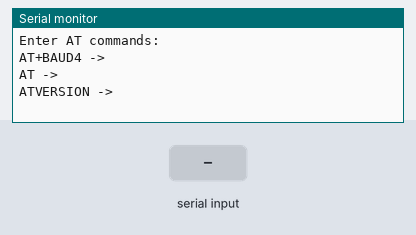
Bench run of a sketch on a simulated Arduino Uno, built with avr-gcc and run on an emulated ATmega328P. Parts: the last lines printed to the serial monitor. The test bench sets the inputs (shaded band).

Above: at 6.2 s.
6.3 s: "1" received over the second serial link
At 7.5 s:
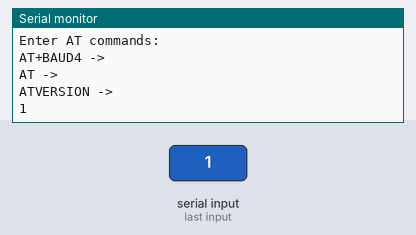
7.8 s: "0" received over the second serial link
At 8.7 s:
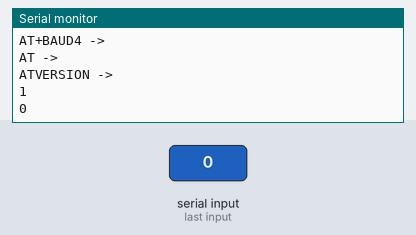

Measured:
- after the input at 6.3 s, the serial monitor: prints a new line at once (image 1)
- after the input at 7.8 s, the serial monitor: prints a new line at once (image 2)

The sketch:

setup.ino
```cpp
// Basic Bluetooth sketch HC-06_01
// Connect the Hc-06 module and communicate using the serial monitor
//
// The HC-06 defaults to AT mode when first powered on.
// The default baud rate is 9600
// The Hc-06 requires all AT commands to be in uppercase. NL+CR should not be added to the command string
//


#include <SoftwareSerial.h>
SoftwareSerial BTserial(2, 3); // RX | TX
// Connect the HC-06 TX to the Arduino RX on pin 2.
// Connect the HC-06 RX to the Arduino TX on pin 3 through a voltage divider.
//

String command = "";
void setup()
{
  pinMode(0, INPUT_PULLUP);
  Serial.begin(9600);
  Serial.println("Enter AT commands:");

  // HC-06 default serial speed is 9600
  BTserial.begin(9600);

  delay(1000);
  Serial.println("AT+BAUD4 ->");
  BTserial.print("AT+BAUD4");
  delay(2000);
  Serial.println("AT ->");
  BTserial.print("AT");
  delay(2000);
  Serial.println("ATVERSION ->");
  BTserial.print("ATVERSION");
}

void loop()
{
    if (BTserial.available())
    {
      while(BTserial.available()) {
        command += (char)BTserial.read();
        delay(10);
      }
      Serial.println(command);
      command = "";
    }
    if (Serial.available())
    {
      delay(20);
      BTserial.write(Serial.read());
    }
}
```

bluetooth.cpp
```cpp
/*
 *  This is an Arduino class written for the HC-06 Bluetooth module
 *  It uses the SoftwareSerial library
 *
 *  Author: dennistreysa
 *
 *  Last Changed: 2017-02-04
 */

#include "bluetooth.h"


/*
 *  Constructor of Bluetooth class
 *
 *  @param
 *      RX          : Number of the pin that shall be used as RX
 *      TX          : Number of the pin that shall be used as TX
 *      _baudrate   : The baudrate the controller should use
 */
Bluetooth::Bluetooth (unsigned int RX, unsigned int TX, unsigned int baudrate) {

    this->_RXPin = RX;
    this->_TXPin = TX;
    this->_baudrate = baudrate;

    this->_btSerialDevice = new SoftwareSerial(RX, TX);

    // Init strings
    memset(this->_messageBuffer, 0, sizeof(this->_messageBuffer));
    memset(this->_deviceName, 0, sizeof(this->_deviceName));
    memset(this->_devicePin, 0, sizeof(this->_devicePin));
}


/*
 */
Bluetooth::~Bluetooth () {
    delete this->_btSerialDevice;
}


/*
 *  Initializes the bluetooth controller
 */
void Bluetooth::Begin () {
    this->_btSerialDevice->begin(this->_baudrate);
    delay(BT_DEV_WRITE_WAIT);

    this->_btSerialDevice->write("AT");
    delay(BT_DEV_WRITE_WAIT);

    this->_initialized = true;

    this->setBaudrate(this->_baudrate);

    this->_clearSerial();
}


/*
 *  Resets the bluetooth controller
 */
void Bluetooth::Reset () {
    if (this->_initialized) {
        strcpy(this->_messageBuffer, "AT+RESET");
        this->_write();
    }
}


/*
 *  Read serial data from the device (if present).
 *
 *  @param
 *      buffer      : A buffer to store the read seria data
 *      bufferSize  : The maximum number of bytes the buffer can hold
 *
 *  @return
 *      The real number of bytes that were read from the serial
 */
int Bluetooth::Read (char buffer[], int bufferSize) {

    int bytesRead = 0;

    if (bufferSize > 0) {
        while (this->_btSerialDevice->available() && bytesRead < bufferSize) {
            buffer[bytesRead] = this->_btSerialDevice->read();
            bytesRead++;
        }
    }

    return bytesRead;
}


void Bluetooth::Write (char buffer[]) {
    this->_btSerialDevice->write(buffer);
}

void Bluetooth::_clearSerial () {

    volatile char trash;

    while (this->_btSerialDevice->available()) {
        trash = this->_btSerialDevice->read();
    }
}


/*
 *  Internal function to write the buffer to the serial and wait some while
 */
void Bluetooth::_write () {
    this->Write(this->_messageBuffer);
    delay(BT_DEV_WRITE_WAIT);
}


/*
 *  Internal function to write the buffer to the serial and write back answer
 *  to a buffer
 *
 *  @param
 *      buffer : A buffer to write the answer to
 */
void Bluetooth::_writeReceive (char buffer[]) {
    int index = 0;

    this->_clearSerial();

    this->_write();

    while (this->_btSerialDevice->available()) {
        buffer[index] = this->_btSerialDevice->read();
        index++;
    }

    buffer[index] = '\0';
}


/*
 *  Sets the device baudrate
 *
 *  @param
 *      baudrate :  The new baudrate of the device
 */
void Bluetooth::setBaudrate (unsigned int baudrate) {

    /*
        1---1200
        2---2400
        3---4800
        4---9600    --> default
        5---19200
        6---38400
        7---57600
        8---115200
        9---230400
        A---460800
        B---921600
        C---1382400
    */
    if (this->_initialized) {

        this->_baudrate = baudrate;

        strcpy(this->_messageBuffer, "AT+BAUD");

        switch (baudrate) {
            case 1200 : {
                strcat(this->_messageBuffer, "1");
                break;
            }
            case 2400 : {
                strcat(this->_messageBuffer, "2");
                break;
            }
            case 4800 : {
                strcat(this->_messageBuffer, "3");
                break;
            }
            case 9600 : {
                strcat(this->_messageBuffer, "4");
                break;
            }
            case 19200 : {
                strcat(this->_messageBuffer, "5");
                break;
            }
            case 38400 : {
                strcat(this->_messageBuffer, "6");
                break;
            }
            case 57600 : {
                strcat(this->_messageBuffer, "7");
                break;
            }
            case 115200 : {
                strcat(this->_messageBuffer, "8");
                break;
            }
            case 230400 : {
                strcat(this->_messageBuffer, "9");
                break;
            }
            case 460800 : {
                strcat(this->_messageBuffer, "10");
                break;
            }
            case 921600 : {
                strcat(this->_messageBuffer, "11");
                break;
            }
            case 1382400 : {
                strcat(this->_messageBuffer, "12");
                break;
            }
            default : {
                // Fallback to default
                this->_baudrate = BT_DEV_DEFAULT_BAUDRATE;
                strcat(this->_messageBuffer, "4");
                break;
            }
        }

        this->_write();
    }
}


/*
 *  Sets the name of the device
 *
 *  @param
 *      name :  The new name of the device
 */
void Bluetooth::setDeviceName (const char name[]) {

    if (strlen(name) <= BT_DEV_MAX_DEV_NAME) {
        strcpy(this->_messageBuffer, "AT+NAME");
        strcat(this->_messageBuffer, name);

        strcpy(this->_deviceName, name);

        this->_write();
    }
}


/*
 *  Sets the pin of the device
 *
 *  @param
 *      pin: The new pin of the device
 */
void Bluetooth::setDevicePin (const char pin[]) {
    if (strlen(pin) == 4) {
        for (int c = 0; c < 4; c++) {
            if (pin[c] < 0x30 || pin[c] > 0x90) {
                return;
            }
        }

        strcpy(this->_messageBuffer, "AT+PIN");
        strcat(this->_messageBuffer, pin);

        strcpy(this->_devicePin, pin);

        this->_write();
    }
}


/*
 *  Get the RX pin the device is using
 *
 *  @return
 *      The number of the RX pin
 */
unsigned int Bluetooth::getRXPin () {
    return this->_RXPin;
}


/*
 *  Get the TX pin the device is using
 *
 *  @return
 *      The number of the TX pin
 */
unsigned int Bluetooth::getTXPin () {
    return this->_RXPin;
}


/*
 *  Get the name of the device
 *  Note: This does NOT query the module!
 *
 *  @return
 *      The name of the device
 */
void Bluetooth::getDeviceName (char buffer[]) {
    strcpy(buffer, this->_deviceName);
}


/*
 *  Get the version string of the device
 *  Note: This DOES query the module!
 *
 *  @return
 *      The version string of the device
 */
void Bluetooth::getVersion (char buffer[]) {
    strcpy(this->_messageBuffer, "AT+VERSION");
    this->_writeReceive(buffer);
}


/*
 *  Get the pin of the device
 *  Note: This does NOT query the module!
 *
 *  @return
 *      The pin of the device
 */
void Bluetooth::getDevicePin (char buffer[]) {
    strcpy(buffer, this->_devicePin);
}
```

bluetooth.h
```cpp
/*
 *	This is an Arduino class written for the HC-06 Bluetooth module
 *	It uses the SoftwareSerial library
 *
 *	Author: dennistreysa
 *
 *	Last Changed: 2017-02-04
 */

#ifndef _BLUETOOTH_H_
#define _BLUETOOTH_H_

// Constants
#define BT_DEV_MAX_DEV_NAME 	40
#define BT_DEV_LONGEST_OPCODE	10 // AT+VERSION
#define BT_DEV_DEFAULT_BAUDRATE	9600
#define BT_DEV_WRITE_WAIT		1200

// Includes
#include "Arduino.h"
#include <SoftwareSerial.h>

class Bluetooth {
	private:
		SoftwareSerial	*_btSerialDevice;
		bool			_initialized = false;
		unsigned int	_RXPin;
		unsigned int	_TXPin;
		unsigned int	_baudrate;
		char			_messageBuffer[BT_DEV_LONGEST_OPCODE + BT_DEV_MAX_DEV_NAME + 1];
		char			_deviceName[BT_DEV_MAX_DEV_NAME + 1];
		char			_devicePin[4 + 1];

		void _clearSerial();
		void _write();
		void _writeReceive (char buffer[]);


	public:
		Bluetooth (unsigned int RX = 2, unsigned int TX = 3, unsigned int baudrate = BT_DEV_DEFAULT_BAUDRATE);
		~Bluetooth ();
		void Begin ();
		void Reset ();
		int Read (char buffer[], int bufferSize);
		void Write (char buffer[]);
		void setBaudrate (unsigned int baudrate);
		void setDeviceName (const char name[]);
		void setDevicePin (const char pin[]);
		unsigned int getRXPin ();
		unsigned int getTXPin ();
		void getVersion (char buffer[]);
		void getDeviceName (char buffer[]);
		void getDevicePin (char buffer[]);
};

#endif
```
